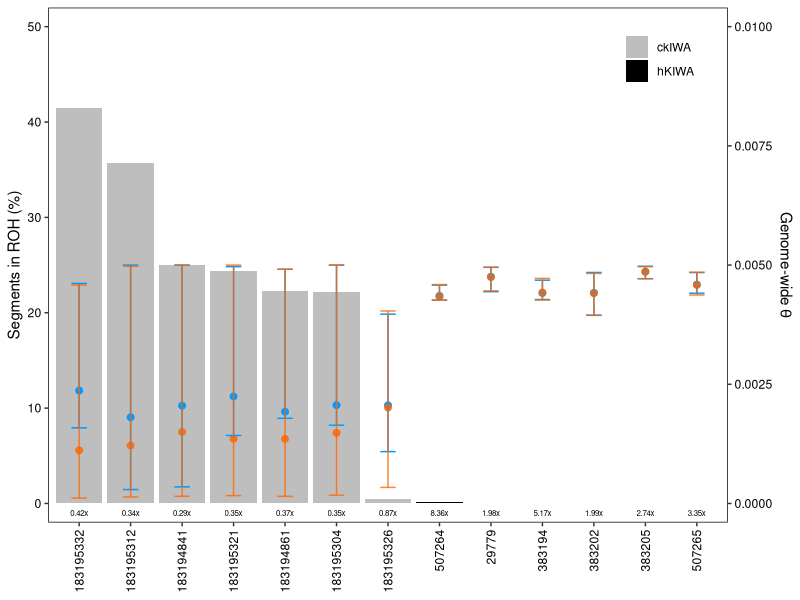
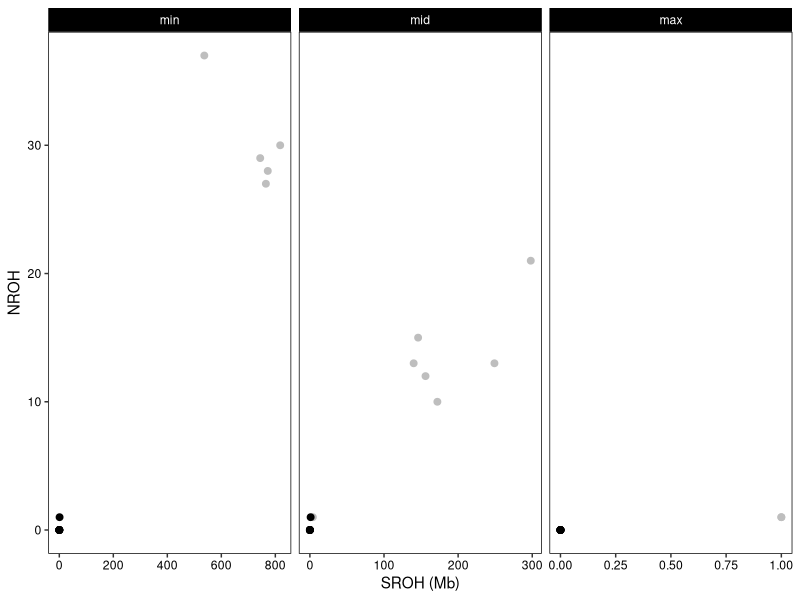
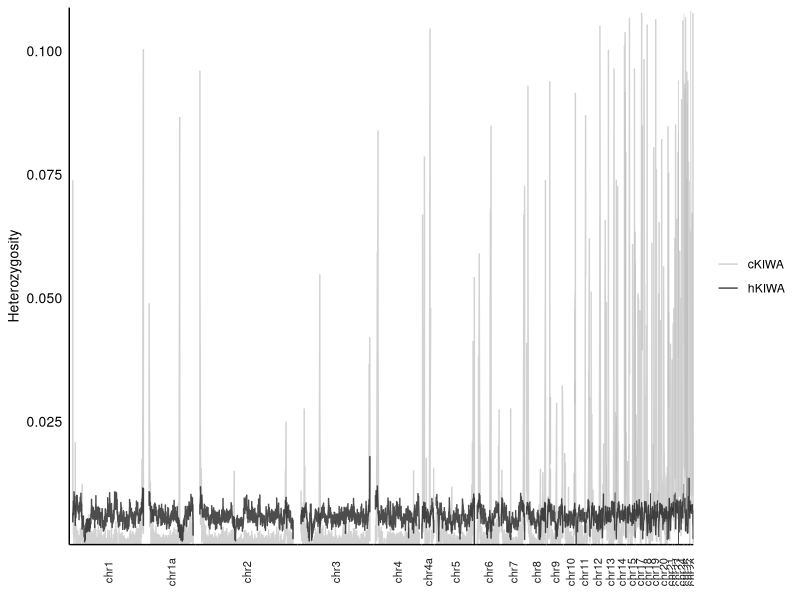

Here is the R script that generated these plots, in order:
## ---- chunk 1
knitr::opts_chunk$set(echo = TRUE)
library(ggplot2)
library(tidyverse)
library(dplyr)
## ---- chunk 2
setwd("~/Desktop/KROH/data/rohan")

#ROHan Coverage
cov <- read.table("rohan_cov.txt", header=FALSE)
colnames(cov) <- c("sample", "cov")
cov$cov <- round(cov$cov,2)
cov$cov <- paste0(cov$cov, "x")

#Segments in ROH (%)
roh <- read.table("percent_ROH.txt", header=TRUE)
colnames(roh) <- c("sample", "fROH", "CI")
roh$sample <- as.character(roh$sample)
roh$pop <- c(rep("ckIWA",7), rep("hKIWA",6))

# Genome-wide theta outside ROH
theta_o_roh <- read.table("gw_theta_outside_ROH.txt", header=TRUE)

# Genome-wide theta including ROH
theta_inc_roh <- read.table("gw_theta_inc_ROH.txt", header=TRUE)
colnames(theta_inc_roh) <- c("sample","mid","min","max")

#Merge Data
tmp1 <- merge(cov,roh,by="sample")
tmp2 <- merge(theta_o_roh, theta_inc_roh, by="sample")
roh_theta <- merge(tmp1, tmp2, by="sample")
roh_theta$sample <- factor(roh_theta$sample,
                     levels = c("183195332","183195312","183194841",
                                "183195321","183194861","183195304",
                                "183195326","507264","29779", 
                                "383194", "383202","383205","507265"))


#nroh_sroh
nroh_sroh <- read.csv("nroh_sroh.txt", header=TRUE, fill = TRUE)
nroh_sroh[is.na(nroh_sroh)] <- 0
nroh_sroh$pop <- c(rep("ckIWA",21), rep("hKIWA",18))
nroh_sroh$hmm_posterior_decoding <- factor(nroh_sroh$hmm_posterior_decoding,
                                           levels = c("min","mid","max"))

#Heterozygosity
h <- read.table("het.txt", header=TRUE)
## ---- chunk 3
ggplot(roh_theta, aes(x=sample, y=fROH, fill=pop)) +
  geom_bar(stat="identity") +
  geom_text(aes(label = cov), y=-1, size=2) +
  geom_point(aes(y = thetamid * 5000), 
             color = "#0099FF", 
             size = 2,
             alpha=1.0,
             show.legend = FALSE) +
  geom_point(aes(y = mid * 5000), 
             color = "#FF6600", 
             size = 2,
             alpha=0.8,
             show.legend = FALSE) +
  geom_errorbar(aes(y=thetamid*5000, ymin=thetamin*5000, ymax=thetamax*5000),
                color = "#0099FF",
                width = 0.3,
                alpha=1.0) +
  geom_errorbar(aes(y=mid*5000, ymin=min*5000, ymax=max*5000),
                color = "#FF6600",
                width = 0.3,
                alpha=0.8) +
  scale_fill_manual(values=c("gray","black")) +
  labs(x = NULL) +
  theme(
    panel.background = element_blank(),
    panel.grid = element_blank(),
    panel.border = element_rect(color = "black", fill = NA),
    legend.background = element_blank(),
    legend.title = element_blank(),
    legend.position = c(0.9,0.90),
    axis.text.x = element_text(angle = 90, hjust = 1, vjust = 0.5),
    axis.text = element_text(color="black")) +
  scale_y_continuous(name = "Segments in ROH (%)",
                     expand = c(0,2), limits = c(0,50),
                     sec.axis = sec_axis(~./5000, 
                                         name=expression("Genome-wide "*theta))) 
## ---- chunk 4
ggplot(nroh_sroh, aes(x = sroh/1e6, y = nroh, color = pop)) +
  geom_point(size = 2) +
  scale_color_manual(values = c("gray", "black")) +
  facet_wrap(~hmm_posterior_decoding, scales = "free_x") +
  xlab("SROH (Mb)") +
  ylab("NROH") +
  theme(
    panel.background = element_blank(),
    panel.grid = element_blank(),
    panel.border = element_rect(color = "black", fill = NA),
    legend.background = element_blank(),
    legend.title = element_blank(),
    legend.position = "none", 
    strip.text = element_text(color="white"),
    strip.background = element_rect(fill="black", color=NA),
    axis.text = element_text(color="black"))
## ---- chunk 5
h$chrom <- factor(h$chrom, levels = unique(h$chrom))
ggplot(h, aes(x = end, y = h, color=pop)) +
  geom_line(alpha=0.7) + 
  scale_y_continuous(expand = c(0,0)) +
  scale_color_manual(values=c("gray","black")) +
  facet_grid(. ~ chrom, scales = "free_x", space = "free_x", switch="x") +
  theme_minimal() +
  ylab("Heterozygosity") +
  theme(axis.line = element_line(color="black"),
        axis.ticks = element_blank(),
        axis.text.y = element_text(size=10, color="black"),
        axis.title.y = element_text(size=10, color="black"),
        axis.title.x = element_blank(),
        axis.text.x = element_blank(),
        strip.text = element_text(size=8),
        strip.text.x = element_text(angle=90, vjust = 0.5),
        strip.placement = "outside",
        plot.background = element_blank(),
        panel.background = element_blank(),
        panel.border = element_blank(),
        panel.spacing = unit(0.0, 'points'),
        panel.grid.major = element_blank(),
        panel.grid.minor = element_blank(),
        legend.title = element_blank(),
        axis.text = element_text(color="black")) 
